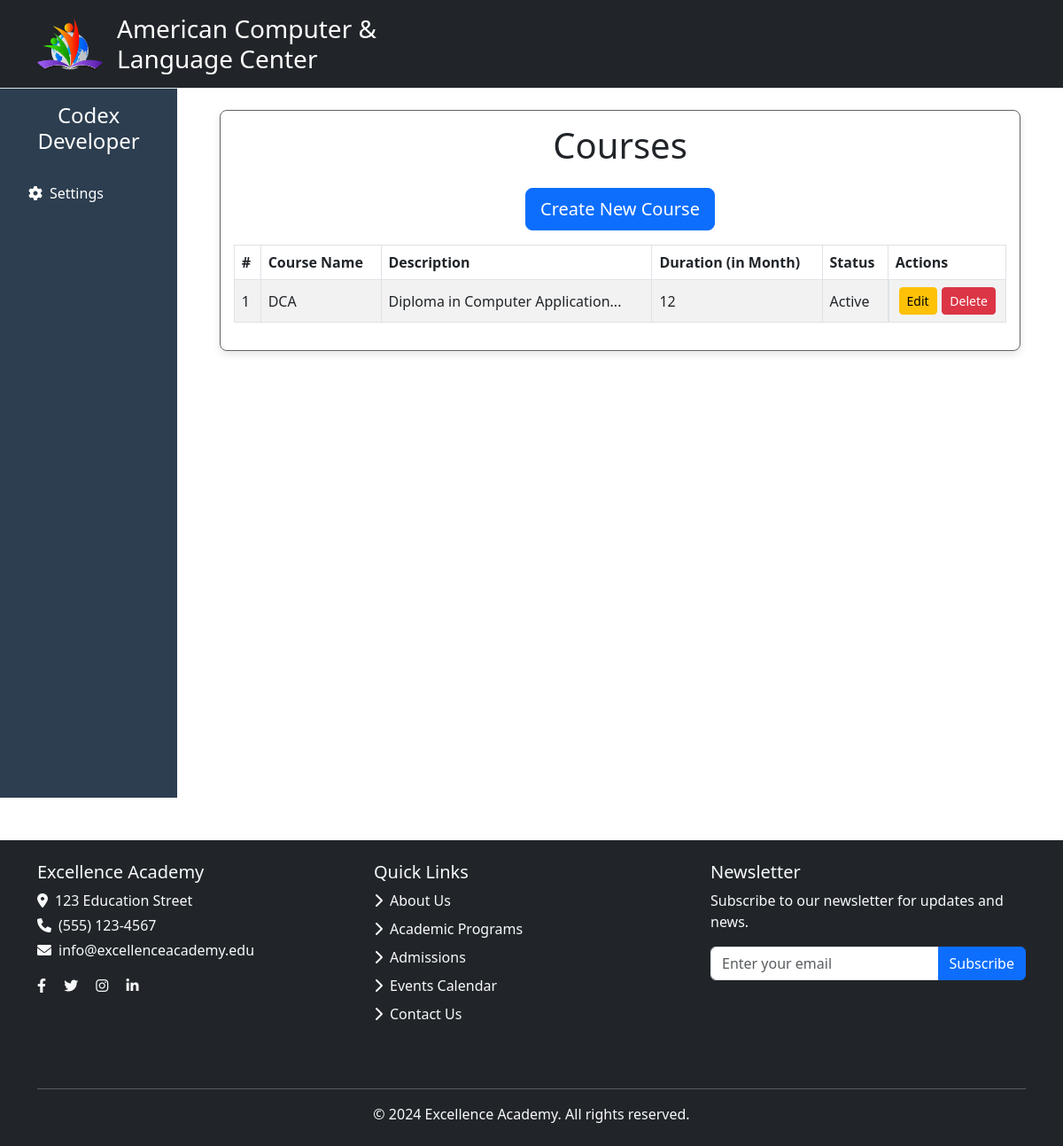
Screenshot of /course-list/ with the database file from the repository.
### userapp/models.py (models this page shows, shortened)
class Course(models.Model):
    name = models.CharField(max_length=255)
    description = models.TextField()
    duration = models.IntegerField(help_text="Duration of the course in hours or weeks")
    prerequisites = models.TextField(blank=True, null=True, help_text="Any prerequisite knowledge or courses required for this course")
    status = models.CharField(
        max_length=50,
        choices=[('Active', 'Active'), ('Completed', 'Completed'), ('Cancelled', 'Cancelled')],
        default='Active'
    )
    start_date = models.DateField(help_text="Course start date", null=True, blank=True)
    end_date = models.DateField(help_text="Course end date", null=True, blank=True)
    teachers = models.ManyToManyField('Teacher', related_name='courses', blank=True)
    students = models.ManyToManyField('Student', related_name='courses', blank=True)
    class Meta:
        verbose_name = 'Course'
        verbose_name_plural = 'Courses'
        ordering = ['name']

### userapp/views.py (the view)
# urls.py: path('course-list/', views.course_list, name='course_list'),
def course_list(request):
    courses = Course.objects.all()  # Get all courses
    return render(request, 'accounts/course_list.html', {'courses': courses})

### userapp/templates/accounts/course_list.html (shortened to what this page needs)
{% extends "user/base.html" %}
{% block content %}
<div style="border: rgb(101, 99, 99) solid 1px; width: 66rem;" class="form-container">
    <h1 class="text-center mb-4">Courses</h1>
    <div class="mb-3 text-center">
        <a href="{% url 'create_course' %}" class="btn btn-primary btn-lg">Create New Course</a>
    </div>
    <div class="table-responsive">
        <table class="table table-striped table-bordered">
            <thead>
                <tr>
                    <th>#</th>
                    <th>Course Name</th>
                    <th>Description</th>
                    <th>Duration (in Month)</th>
                    <th>Status</th>
                    <th>Actions</th>
                </tr>
            </thead>
            <tbody>
                {% for course in courses %}
                <tr>
                    <td>{{ forloop.counter }}</td>
                    <td>{{ course.name }}</td>
                    <td>{{ course.description|slice:":50" }}...</td>
                    <td>{{ course.duration }}</td>
                    <td>{{ course.status }}</td>
                    <td class="table-actions">
                        <a href="{% url 'edit_course' course.id %}" class="btn btn-warning btn-sm">Edit</a>
                        <a href="{% url 'delete_course' course.id %}" class="btn btn-danger btn-sm"
                            onclick="return confirm('Are you sure you want to delete this course?');">Delete</a>
                    </td>
                </tr>
                {% endfor %}
            </tbody>
        </table>
    </div>
</div>
{% endblock content %}

### userapp/templates/accounts/course_list.html (style rules this page uses)
.form-container { background: #fff; padding: 20px; border-radius: 8px; box-shadow: 0 4px 8px rgba(0, 0, 0, 0.1); max-width: 80rem; width: 100%; margin: 0 auto; box-sizing: border-box; }
@media (max-width: 1200px) { .form-container { max-width: 95%; padding: 15px; } }
.table th, .table td { vertical-align: middle; }
.table-actions { display: flex; justify-content: space-around; }

### rows the page displays
Course: name "DCA", description "Diploma in Computer Application", duration "12", status "Active"
